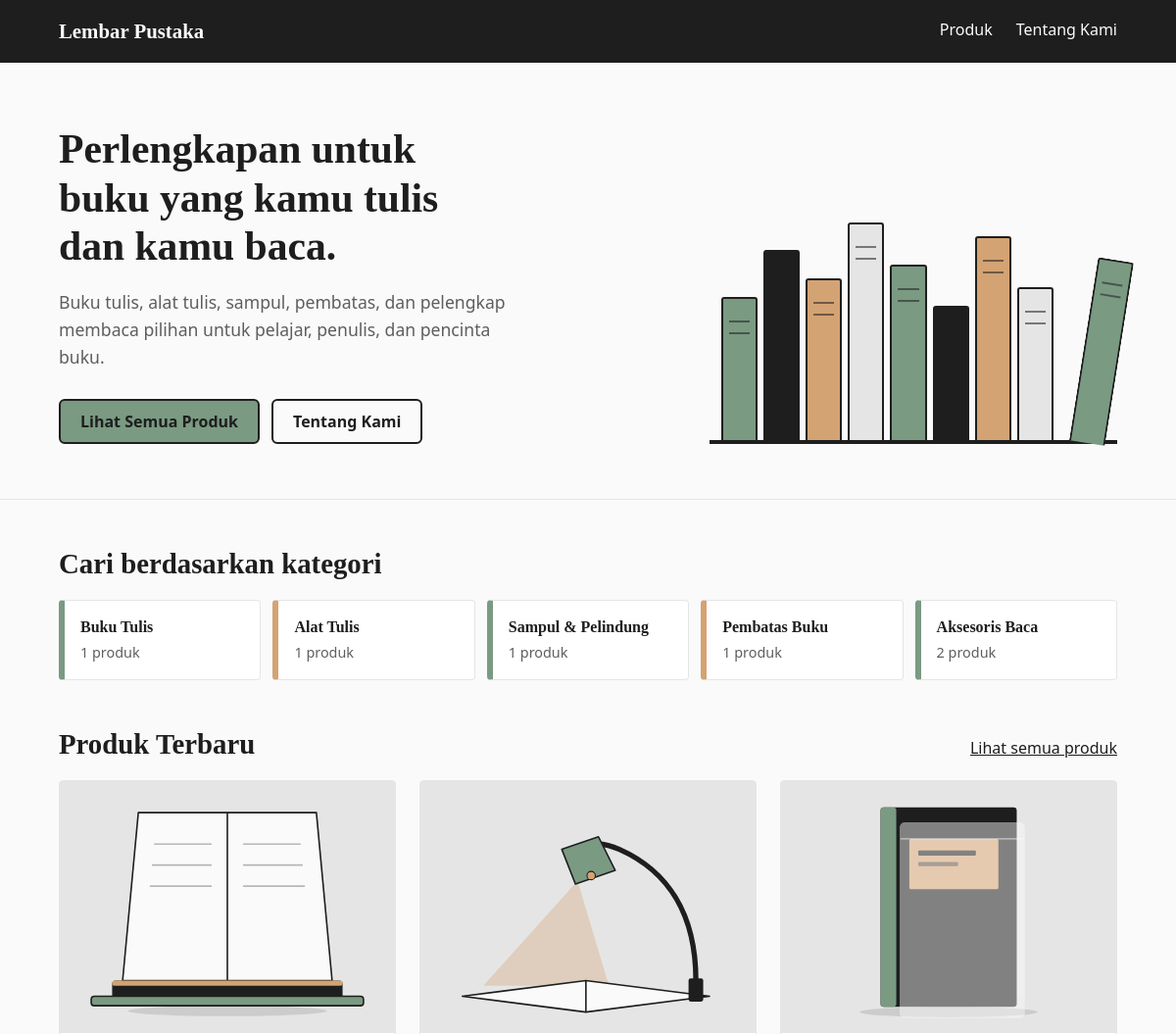
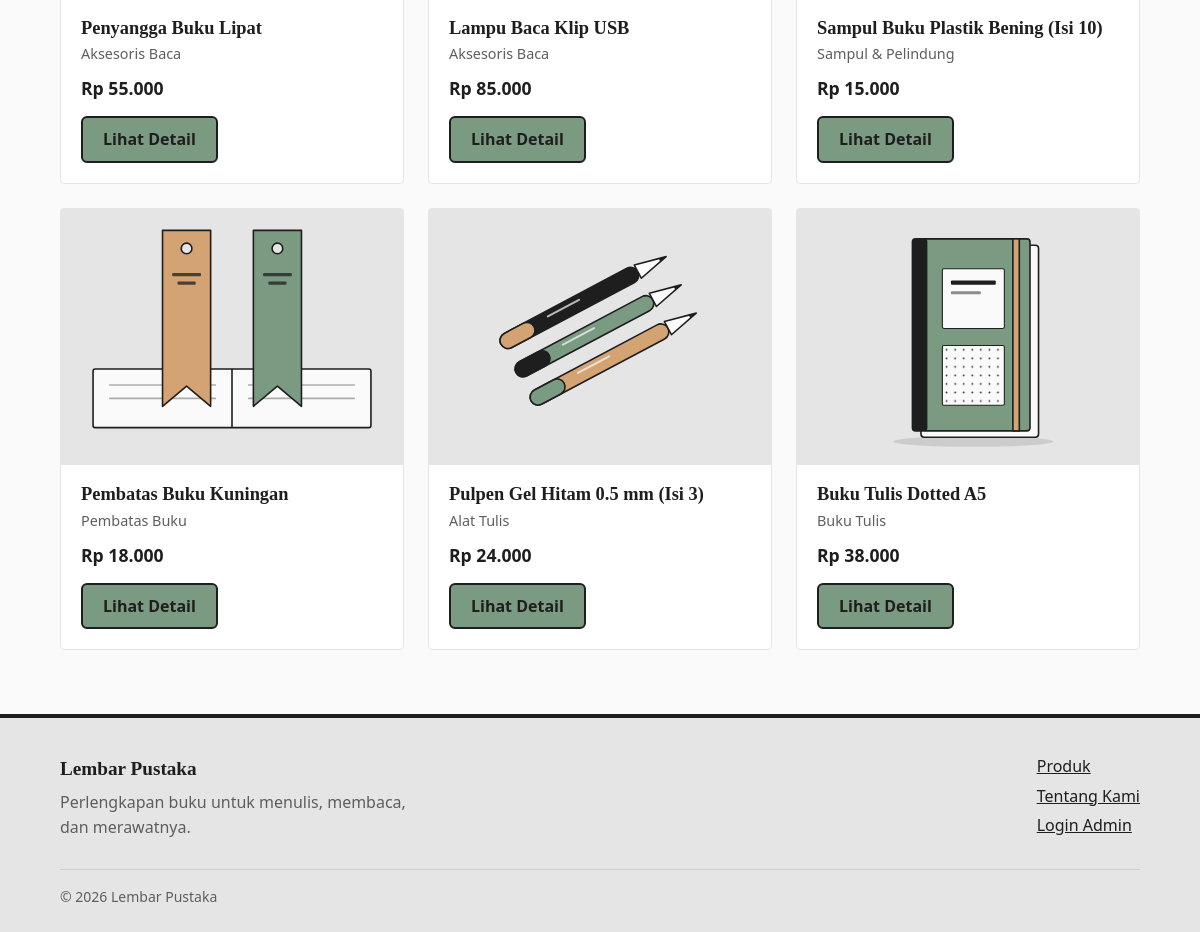
The page / on the database its author committed (2 pictures, top to bottom).
### tables this page shows
CREATE TABLE `produk` (
  `id` int(11) NOT NULL AUTO_INCREMENT,
  `nama` varchar(100) NOT NULL,
  `kategori` varchar(50) NOT NULL,
  `deskripsi` text NOT NULL,
  `harga` decimal(12,2) NOT NULL,
  `stok` int(11) NOT NULL DEFAULT '0',
  `gambar` varchar(255) DEFAULT NULL,
  `created_at` timestamp NOT NULL DEFAULT CURRENT_TIMESTAMP,
  PRIMARY KEY (`id`),
  KEY `kategori` (`kategori`)
);

### config/database.php (called while the page is built, shortened)
<?php
$daftar_kategori = [
    'Buku Tulis',
    'Alat Tulis',
    'Sampul & Pelindung',
    'Pembatas Buku',
    'Aksesoris Baca',
];
function e($teks)
{
    return htmlspecialchars((string)$teks, ENT_QUOTES, 'UTF-8');
}
function rupiah($angka)
{
    return 'Rp ' . number_format((float)$angka, 0, ',', '.');
}

### index.php (the view, shortened to what this page needs)
<?php
require_once "config/database.php";
$query = mysqli_query(
    $conn,
    "SELECT * FROM produk
     ORDER BY id DESC
     LIMIT 6"
);
$jumlah_kategori = [];
$hitung = mysqli_query(
    $conn,
    "SELECT kategori, COUNT(*) AS total
     FROM produk
     GROUP BY kategori"
);
while ($r = mysqli_fetch_assoc($hitung)) {
    $jumlah_kategori[$r['kategori']] = (int)$r['total'];
}
$area  = 'publik';
$base  = '';
include "includes/header.php";
?>
<section class="hero">
    <div class="container hero-inner">
        <div>
            <h1>
                Perlengkapan untuk buku yang kamu tulis dan kamu baca.
            </h1>
            <p>
                Buku tulis, alat tulis, sampul, pembatas, dan
                pelengkap membaca pilihan untuk pelajar, penulis,
                dan pencinta buku.
            </p>
            <div class="hero-actions">
                <a href="produk.php" class="btn">
                    Lihat Semua Produk
                </a>
                <a href="tentang.php" class="btn btn-outline">
                    Tentang Kami
                </a>
            </div>
        </div>
        <div class="rak" aria-hidden="true">
            <span style="--h: 62%;  --c: var(--sage)"></span>
            <span style="--h: 82%;  --c: var(--ink)"></span>
            <span style="--h: 70%;  --c: var(--mustard)"></span>
            <span style="--h: 94%;  --c: var(--line)"></span>
            <span style="--h: 76%;  --c: var(--sage)"></span>
            <span style="--h: 58%;  --c: var(--ink)"></span>
            <span style="--h: 88%;  --c: var(--mustard)"></span>
            <span style="--h: 66%;  --c: var(--line)"></span>
            <span class="miring" style="--h: 80%; --c: var(--sage)"></span>
        </div>
    </div>
</section>
<div class="container">
    <section class="section">
        <div class="section-head">
            <h2>Cari berdasarkan kategori</h2>
        </div>
        <div class="kategori-list">
            <?php foreach ($daftar_kategori as $kat): ?>
                <a
                    href="produk.php?kategori=<?= urlencode($kat); ?>"
                    class="kategori-item"
                >
                    <strong><?= e($kat); ?></strong>
                    <span>
                        <?= $jumlah_kategori[$kat] ?? 0; ?> produk
                    </span>
                </a>
            <?php endforeach; ?>
        </div>
    </section>
    <section class="section section-akhir">
        <div class="section-head">
            <h2>Produk Terbaru</h2>
            <a href="produk.php">Lihat semua produk</a>
        </div>
        <?php if (mysqli_num_rows($query) === 0): ?>
            <div class="card">
                <p class="teks-kecil" style="margin:0">
                    Belum ada produk. Produk akan tampil di sini
                    setelah ditambahkan lewat halaman admin.
                </p>
            </div>
        <?php else: ?>
        <div class="grid">
            <?php while ($row = mysqli_fetch_assoc($query)): ?>
            <article class="card produk-card">
                <?php if ($row['gambar']): ?>
                    <img
                        src="uploads/produk/<?= e($row['gambar']); ?>"
                        alt="<?= e($row['nama']); ?>"
                        class="product-image"
                        loading="lazy"
                    >
                <?php else: ?>
                    <div class="gambar-kosong">Tanpa gambar</div>
                <?php endif; ?>
                <div class="isi">
                    <h3><?= e($row['nama']); ?></h3>
                    <p class="kategori"><?= e($row['kategori']); ?></p>
                    <div class="harga"><?= rupiah($row['harga']); ?></div>
                    <a
                        href="detail.php?id=<?= (int)$row['id']; ?>"
                        class="btn"
                    >
                        Lihat Detail
                    </a>
                </div>
            </article>
            <?php endwhile; ?>
        </div>
        <?php endif; ?>
    </section>
</div>
<?php include "includes/footer.php"; ?>

### includes/header.php (shortened to what this page needs)
<?php
$area   = $area ?? 'publik';
$base   = $base ?? '';
$aktif  = basename($_SERVER['SCRIPT_NAME']);
if (!function_exists('nav_link')) {
    function nav_link($file, $label, $href, $aktif)
    {
        $kelas = ($file === $aktif) ? ' class="aktif" aria-current="page"' : '';
        return '<a href="' . $href . '"' . $kelas . '>' . $label . '</a>';
    }
}
?>
<!DOCTYPE html>
<html lang="id">
<head>
    <link rel="stylesheet" href="<?= $base; ?>assets/style.css">
</head>
<body class="area-<?= e($area); ?>">
<?php if ($area === 'publik'): ?>
<header class="navbar">
    <div class="container navbar-inner">
        <a href="<?= $base; ?>index.php" class="brand">
            <?= e(NAMA_TOKO); ?>
        </a>
        <nav class="nav-links" aria-label="Menu utama">
            <?= nav_link('produk.php', 'Produk', $base . 'produk.php', $aktif); ?>
            <?= nav_link('tentang.php', 'Tentang Kami', $base . 'tentang.php', $aktif); ?>
        </nav>
    </div>
</header>
<?php endif; ?>

### includes/footer.php
<?php
$area = $area ?? 'publik';
$base = $base ?? '';
?>
<?php if ($area === 'publik'): ?>
<footer class="footer">
    <div class="container footer-inner">
        <div>
            <strong class="brand-footer"><?= e(NAMA_TOKO); ?></strong>
            <p>Perlengkapan buku untuk menulis, membaca, dan merawatnya.</p>
        </div>
        <div class="footer-links">
            <a href="<?= $base; ?>produk.php">Produk</a>
            <a href="<?= $base; ?>tentang.php">Tentang Kami</a>
            <a href="<?= $base; ?>auth/login.php">Login Admin</a>
        </div>
    </div>
    <div class="container footer-copy">
        &copy; <?= date('Y'); ?> <?= e(NAMA_TOKO); ?>
    </div>
</footer>
<?php endif; ?>
</body>
</html>

### rows shown on the page
produk: gambar (picture), nama "Penyangga Buku Lipat", kategori "Aksesoris Baca", harga "Rp 55.000"
produk: gambar (picture), nama "Lampu Baca Klip USB", kategori "Aksesoris Baca", harga "Rp 85.000"
produk: gambar (picture), nama "Sampul Buku Plastik Bening (Isi 10)", kategori "Sampul & Pelindung", harga "Rp 15.000"
produk: gambar (picture), nama "Pembatas Buku Kuningan", kategori "Pembatas Buku", harga "Rp 18.000"
produk: gambar (picture), nama "Pulpen Gel Hitam 0.5 mm (Isi 3)", kategori "Alat Tulis", harga "Rp 24.000"
produk: gambar (picture), nama "Buku Tulis Dotted A5", kategori "Buku Tulis", harga "Rp 38.000"

### other values the page prints
NAMA_TOKO "Lembar Pustaka"
$label "Produk Tentang Kami"
$kat "Buku Tulis"
$jumlah_kategori[$kat] "1"
$kat "Alat Tulis"
$kat "Sampul & Pelindung"
$kat "Pembatas Buku"
$kat "Aksesoris Baca"
$jumlah_kategori[$kat] "2"
